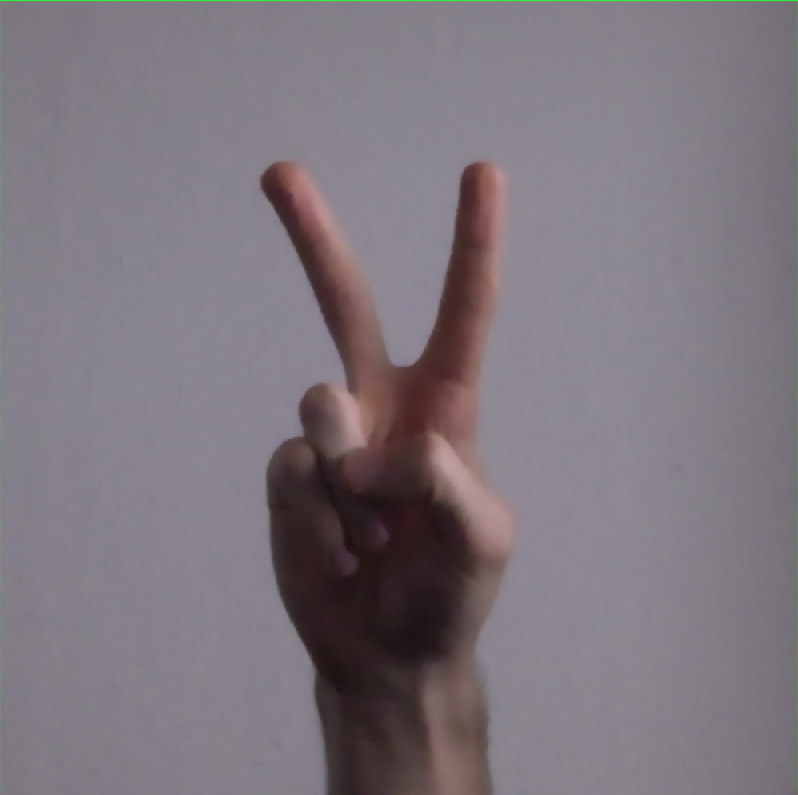
#> input picture video/V.png, 798 x 795 px
$ python try.py
#> lines starting #> are read from the running program, lines starting #| are printed output that depends on the picture
### tools.py
from PIL import Image
from pylab import *
import os

#get list of images in folder
def get_imlist(path):
    return [os.path.join(path,f) for f in os.listdir(path) if f.endswith('.ppm') or f.endswith('.jpg')]

# [4 lines left out: function imresize, not called in this run]

def histeq(im, nbr_bins=256):
    """Histogram equalisation of a grayscale image"""
    imhist,bins = histogram(im.flatten(),nbr_bins,normed = True)
    cdf = imhist.cumsum()   #cumulative distribution function
    cdf = 255 * cdf/cdf[-1] #normalize

    #use linear interpolation to find new pixel values
    im2 = interp (im.flatten(),bins[:-1],cdf)
    return im2.reshape(im.shape), cdf

# [55 lines left out: functions compute_average, pca, converter, not called in this run]

### sift.py
#SIFT - Scale Invariant Feature Transform
from PIL import Image
from numpy import *
from pylab import *
import os
from scipy import *

VLFeat_dir = '../../../../Library/VLFeat/bin/maci64/'

def process_image(imagename,resultname,params="--edge-thresh 10 --peak-thresh 5"):
    """Process an image and save results in a file"""
    if imagename[-3:]!='pgm':
        #create a .pgm file
        im = Image.open(imagename).convert('L')
        im.save('tmp.pgm')
        imagename = 'tmp.pgm'
    cmmd = str("sift "+imagename+" --output="+resultname+" "+params)
    os.system(VLFeat_dir+cmmd)
    print 'processed',imagename, 'to',resultname

def read_features_from_file(filename):
    """Read feature properties and return in matrix form """
    f = loadtxt(filename)
    return f[:,:4],f[:,4:]

def write_features_to_file(filename,locations,descriptors):
    """Save feature location and descriptor to a file """
    savetxt(filename,hstack((locations,descriptors)))

# [58 lines left out: functions plot_features, match, match_twosided, not called in this run]

### try.py
from PIL import Image
import tools
from pylab import *
import os
import sift
"""
featlist = [os.path.join('wrong/',f) for f in os.listdir('wrong/') if f.endswith('.jpg')]
for featfile in featlist:
    newname='wrong/F'+featfile[7:]
    Image.open(featfile).save(newname)

# read image to array
im = array(Image.open('pic/test.jpg')
print type(im)

# create a new figure
figure()
# don't use colors
gray()
# show contours with origin upper left corner
contour(im, origin='image')
axis('equal')
axis('off')

print (ord('b')-ord('B'))
print (ord('a'),ord('z'))
"""

im = Image.open('video/V.png').convert('L')
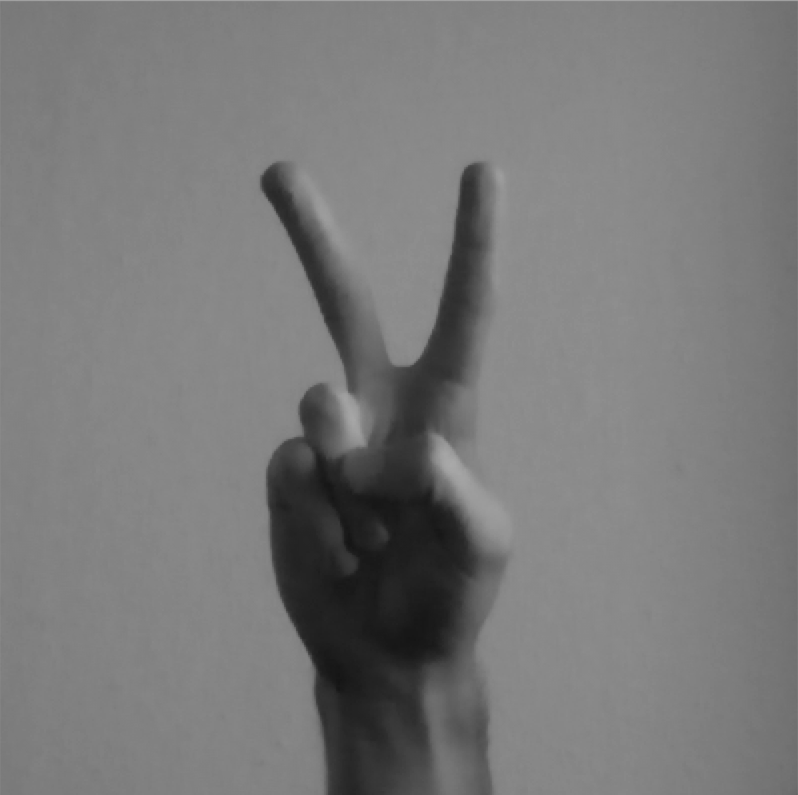
#> im: PIL image 798x795 L; min 20, max 169, mean 121.3
im = array(im)

"""
v = [0,255,0,9000]

figure()
axis(v)
h = hist(im.flatten(),256)
"""
im,cdf = tools.histeq(im)
#> in histeq, `imhist,bins = histogram(im.flatten(),nbr_bins,normed = True)`: imhist = 256 values, max 0.116 at index 192, min 0 at index 2, mean 0.00671; bins = 257 values from 20 to 169
#> in histeq, `cdf = imhist.cumsum()`: cdf = 256 values from 1.62e-05 to 1.72
#> in histeq, `cdf = 255 * cdf/cdf[-1]`: cdf = 256 values from 0.00241 to 255
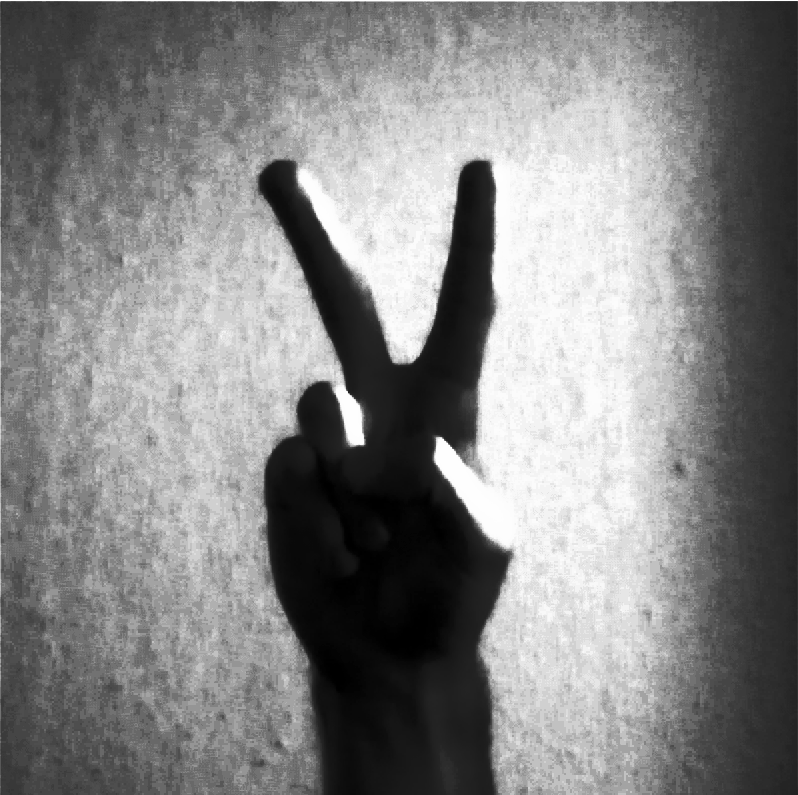
#> im: shape (795, 798) float64; min 0.00241, max 255, mean 132.8
#> cdf = 256 values from 0.00241 to 255
"""
figure()
axis(v)
hist(im.flatten(),256)
show()"""
image = Image.fromarray(uint8(im))
sift.process_image('video/Fhist.jpg','video/Five.sift')
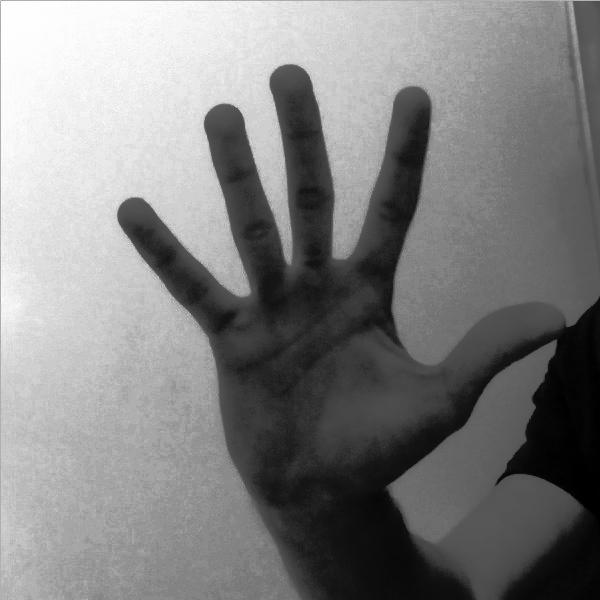
#> input picture video/Fhist.jpg, 600 x 600 px
#> in process_image, im is the input picture: PIL image 600x600 L; min 0, max 255, mean 129
l,d = sift.read_features_from_file('video/Five.sift')
#> (the run stopped early here; a loop or call above may not have finished)
